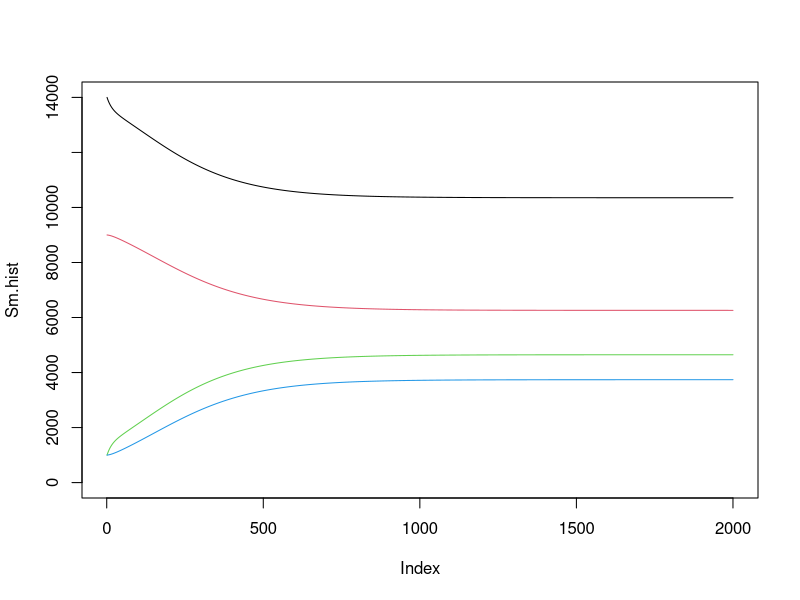

Write R code to recreate this figure.
alpha.m<-0.000006 #(person-1day-1)
alpha.f<-0.0000009
gamma.m<-0.05
gamma.f<-0.007 #(day-1)
Sm<-14000
Sf<-9000
Im<-1000
If<-1000
Sm.hist<-c()
Sf.hist<-c()
Im.hist<-c()
If.hist<-c()
for (day in 1:2000) {
    Sm.hist[day]<-Sm
    Sf.hist[day]<-Sf
    Im.hist[day]<-Im
    If.hist[day]<-If
    delta.Sm<-(gamma.m*Im-alpha.m*Sm*If)
    delta.Im<-(alpha.m*Sm*If-gamma.m*Im)
    delta.Sf<-(gamma.f*If-alpha.f*Sf*Im)
    delta.If<-(alpha.f*Sf*Im-gamma.f*If)
    Sm<-Sm+delta.Sm
    Im<-Im+delta.Im
    Sf<-Sf+delta.Sf
    If<-If+delta.If
    ##Ensure S,I,R>0
    Sm<-max(Sm,0) 
    Sf<-max(Sf,0) 
    Im<-max(Im,0)
    If<-max(If,0)
}
plot(Sm.hist,type="l",ylim=c(0,14000))
lines(Sf.hist,col=2)
lines(Im.hist,col=3)
lines(If.hist,col="4")

